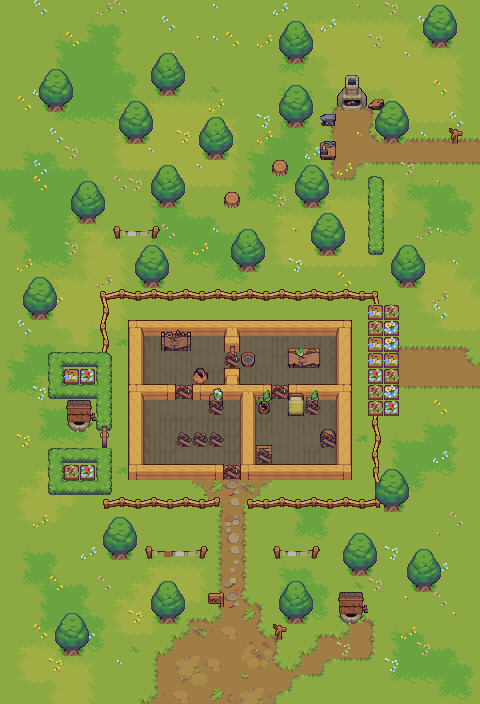

Below is a game level as drawn by its tile map, then a one-line description and the .tmx that defines it (tile-layer data replaced by summaries):
An orthogonal 30x44 tile map with 16x16 px tiles, 6 tile layers (ground, walls, good_items, overlap_items, ...), 1 hidden layer not drawn.

<map version="1.2" tiledversion="1.3.2" orientation="orthogonal" renderorder="right-down" compressionlevel="2" width="30" height="44" tilewidth="16" tileheight="16" infinite="0" nextlayerid="9" nextobjectid="1">
 <editorsettings>
  <chunksize width="32" height="32" />
  <export target="assets/maps/level0.json" format="json" />
 </editorsettings>
 <properties>
  <property name="endPos" value="{&quot;x&quot;:14,&quot;y&quot;:31}" />
  <property name="score" type="int" value="500" />
  <property name="startPos" value="[{&quot;x&quot;:18,&quot;y&quot;:26}]" />
 </properties>
 <tileset firstgid="1" name="base" tilewidth="16" tileheight="16" spacing="2" margin="1" tilecount="1024" columns="32">
  <image source="assets/images/Village_Tileset.png" width="576" height="576" />
  <terraintypes>
   <terrain name="grass1" tile="0" />
   <terrain name="grass2" tile="0" />
   <terrain name="grass3" tile="0" />
   <terrain name="rocks" tile="0" />
   <terrain name="step1" tile="0" />
   <terrain name="step2" tile="0" />
   <terrain name="step3" tile="0" />
   <terrain name="grass0" tile="0" />
  </terraintypes>
  <tile id="0" terrain="7,7,7,0" />
  <tile id="1" terrain="7,7,0,0" />
  <tile id="2" terrain="7,7,0,7" />
  <tile id="3" terrain="7,0,0,0" />
  <tile id="4" terrain="0,7,0,0" />
  <tile id="5" terrain="7,7,7,2" />
  <tile id="6" terrain="7,7,2,2" />
  <tile id="7" terrain="7,7,2,7" />
  <tile id="8" terrain="7,2,2,2" />
  <tile id="9" terrain="2,7,2,2" />
  <tile id="10" terrain="7,7,7,1" />
  <tile id="11" terrain="7,7,1,1" />
  <tile id="12" terrain="7,7,1,7" />
  <tile id="13" terrain="7,1,1,1" />
  <tile id="14" terrain="1,7,1,1" />
  <tile id="15" terrain=",,,3" />
  <tile id="16" terrain=",,3,3" />
  <tile id="17" terrain=",,3," />
  <tile id="18" terrain=",3,3,3" />
  <tile id="19" terrain="3,,3,3" />
  <tile id="32" terrain="7,0,7,0" />
  <tile id="33" terrain="0,0,0,0" />
  <tile id="34" terrain="0,7,0,7" />
  <tile id="35" terrain="0,0,7,0" />
  <tile id="36" terrain="0,0,0,7" />
  <tile id="37" terrain="7,2,7,2" />
  <tile id="38" terrain="2,2,2,2" />
  <tile id="39" terrain="2,7,2,7" />
  <tile id="40" terrain="2,2,7,2" />
  <tile id="41" terrain="2,2,2,7" />
  <tile id="42" terrain="7,1,7,1" />
  <tile id="43" terrain="1,1,1,1" />
  <tile id="44" terrain="1,7,1,7" />
  <tile id="45" terrain="1,1,7,1" />
  <tile id="46" terrain="1,1,1,7" />
  <tile id="47" terrain=",3,,3" />
  <tile id="48" terrain="3,3,3,3" />
  <tile id="49" terrain="3,,3," />
  <tile id="50" terrain="3,3,,3" />
  <tile id="51" terrain="3,3,3," />
  <tile id="64" terrain="7,0,7,7" />
  <tile id="65" terrain="0,0,7,7" />
  <tile id="66" terrain="0,7,7,7" />
  <tile id="67" terrain="7,0,0,7" />
  <tile id="68" terrain="0,7,7,0" />
  <tile id="69" terrain="7,2,7,7" />
  <tile id="70" terrain="2,2,7,7" />
  <tile id="71" terrain="2,7,7,7" />
  <tile id="72" terrain="7,2,2,7" />
  <tile id="73" terrain="2,7,7,2" />
  <tile id="74" terrain="7,1,7,7" />
  <tile id="75" terrain="1,1,7,7" />
  <tile id="76" terrain="1,7,7,7" />
  <tile id="77" terrain="7,1,1,7" />
  <tile id="78" terrain="1,7,7,1" />
  <tile id="79" terrain=",3,," />
  <tile id="80" terrain="3,3,," />
  <tile id="81" terrain="3,,," />
  <tile id="82" terrain=",3,3," />
  <tile id="83" terrain="3,,,3" />
  <tile id="96" terrain="7,7,7,7" />
  <tile id="97" terrain="7,7,7,7" probability="0.075" />
  <tile id="98" terrain="7,7,7,7" probability="0.075" />
  <tile id="102" terrain="1,1,1,1" />
  <tile id="103" terrain="1,1,1,1" />
  <tile id="104" terrain="1,1,1,1" />
  <tile id="105" terrain="1,1,1,1" />
  <tile id="106" terrain="1,1,1,1" probability="0" />
  <tile id="107" terrain="1,1,1,1" probability="0" />
  <tile id="108" terrain="1,1,1,1" probability="0" />
  <tile id="109" terrain="1,1,1,1" probability="0" />
  <tile id="110" terrain="1,1,1,1" probability="0" />
  <tile id="111" terrain="1,1,1,1" probability="0" />
  <tile id="112" terrain="1,1,1,1" probability="0" />
  <tile id="113" terrain="1,1,1,1" probability="0" />
  <tile id="134" terrain="1,1,1,1" />
  <tile id="135" terrain="1,1,1,1" />
  <tile id="136" terrain="1,1,1,1" probability="0.5" />
  <tile id="137" terrain="1,1,1,1" probability="0" />
  <tile id="138" terrain="1,1,1,1" probability="0" />
  <tile id="139" terrain="1,1,1,1" probability="0" />
  <tile id="140" terrain="1,1,1,1" probability="0" />
  <tile id="141" terrain="1,1,1,1" probability="0" />
  <tile id="142" terrain="1,1,1,1" probability="0" />
  <tile id="143" terrain="1,1,1,1" probability="0" />
  <tile id="144" terrain="1,1,1,1" probability="0" />
  <tile id="145" terrain="1,1,1,1" probability="0" />
  <tile id="372" terrain=",,,4" />
  <tile id="373" terrain=",,4,4" />
  <tile id="374" terrain=",,4," />
  <tile id="375" terrain=",4,4,4" />
  <tile id="376" terrain="4,,4,4" />
  <tile id="404" terrain=",4,,4" />
  <tile id="405" terrain="4,4,4,4" />
  <tile id="406" terrain="4,,4," />
  <tile id="407" terrain="4,4,,4" />
  <tile id="408" terrain="4,4,4," />
  <tile id="436" terrain=",4,," />
  <tile id="437" terrain="4,4,," />
  <tile id="438" terrain="4,,," />
  <tile id="468" terrain=",,,5" />
  <tile id="469" terrain=",,5,5" />
  <tile id="470" terrain=",,5," />
  <tile id="471" terrain=",5,5,5" />
  <tile id="472" terrain="5,,5,5" />
  <tile id="475" terrain=",,,6" />
  <tile id="476" terrain=",,6,6" />
  <tile id="477" terrain=",,6," />
  <tile id="478" terrain=",6,6,6" />
  <tile id="479" terrain="6,,6,6" />
  <tile id="500" terrain=",5,,5" />
  <tile id="501" terrain="5,5,5,5" />
  <tile id="502" terrain="5,,5," />
  <tile id="503" terrain="5,5,,5" />
  <tile id="504" terrain="5,5,5," />
  <tile id="507" terrain=",6,,6" />
  <tile id="508" terrain="6,6,6,6" />
  <tile id="509" terrain="6,,6," />
  <tile id="510" terrain="6,6,,6" />
  <tile id="511" terrain="6,6,6," />
  <tile id="532" terrain=",5,," />
  <tile id="533" terrain="5,5,," />
  <tile id="534" terrain="5,,," />
  <tile id="539" terrain=",6,," />
  <tile id="540" terrain="6,6,," />
  <tile id="541" terrain="6,,," />
 </tileset>
 <layer id="1" name="ground" width="30" height="44">
  <data>[1320 cells, 1320 non-empty, 71 distinct tile ids]</data>
 </layer>
 <layer id="2" name="walls" width="30" height="44">
  <data>[1320 cells, 318 non-empty, 75 distinct tile ids]</data>
 </layer>
 <layer id="4" name="good_items" width="30" height="44">
  <data>[1320 cells, 17 non-empty, 14 distinct tile ids]</data>
 </layer>
 <layer id="8" name="overlap_items" width="30" height="44">
  <data>[1320 cells, 10 non-empty, 9 distinct tile ids]</data>
 </layer>
 <layer id="5" name="bad_items" width="30" height="44">
  <data>[1320 cells, 18 non-empty, 9 distinct tile ids]</data>
 </layer>
 <layer id="3" name="trees" width="30" height="44">
  <data>[1320 cells, 245 non-empty, 37 distinct tile ids]</data>
 </layer>
 <layer id="7" name="roof" width="30" height="44" visible="0">
  <data>[1320 cells, 176 non-empty, 33 distinct tile ids]</data>
 </layer>
</map>
